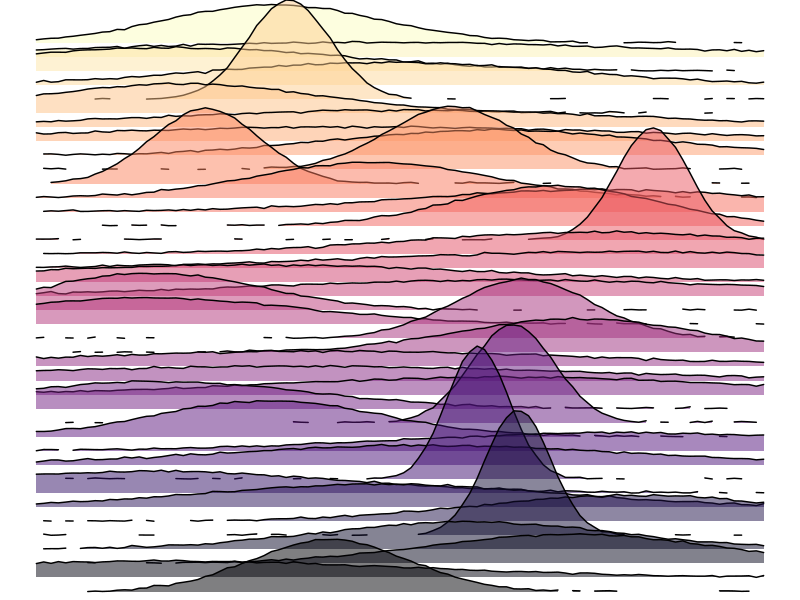

The R script that drew this image:
library(ggplot2)
library(ggridges)
library(dplyr)
library(viridis) 


# Parameters
n_lines <- 40
x_vals <- seq(-10, 10, length.out = 100)


set.seed(772081023)
data <- lapply(1:n_lines, function(i) {
  mean_i <- runif(1, -7, 7)
  sd_i <- runif(1, 0.8, 8)
  y <- dnorm(x_vals, mean = mean_i, sd = sd_i)
  y <- y + rnorm(length(y), mean = 0, sd = 0.002)
  data.frame(x = x_vals, y = y, group = as.factor(n_lines - i))
}) %>%
  bind_rows()


ggplot(data, aes(x = x, y = group, height = y, group = group, fill = group)) +
  geom_ridgeline(alpha = 0.5, color = "black", scale = 20) +
  scale_fill_viridis_d(option = "magma") +  
  theme_void() +
  theme(
    panel.background = element_rect(fill = "white", color = NA),
    plot.background = element_rect(fill = "white", color = NA),
    legend.position = "none"  
  )

